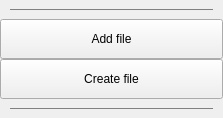
<?xml version="1.0" encoding="UTF-8"?>
<ui version="4.0">
 <class>RgAddCreateMenuItem</class>
 <widget class="QWidget" name="rgAddCreateMenuItem">
  <property name="geometry">
   <rect>
    <x>0</x>
    <y>0</y>
    <width>223</width>
    <height>118</height>
   </rect>
  </property>
  <property name="windowTitle">
   <string>Form</string>
  </property>
  <property name="styleSheet">
   <string notr="true"/>
  </property>
  <layout class="QVBoxLayout" name="verticalLayout">
   <property name="spacing">
    <number>0</number>
   </property>
   <property name="leftMargin">
    <number>0</number>
   </property>
   <property name="topMargin">
    <number>0</number>
   </property>
   <property name="rightMargin">
    <number>0</number>
   </property>
   <property name="bottomMargin">
    <number>0</number>
   </property>
   <item>
    <layout class="QHBoxLayout" name="horizontalLayout">
     <property name="spacing">
      <number>0</number>
     </property>
     <property name="leftMargin">
      <number>10</number>
     </property>
     <property name="topMargin">
      <number>8</number>
     </property>
     <property name="rightMargin">
      <number>10</number>
     </property>
     <property name="bottomMargin">
      <number>8</number>
     </property>
     <item>
      <widget class="Line" name="line_2">
       <property name="styleSheet">
        <string notr="true">color: gray;</string>
       </property>
       <property name="frameShadow">
        <enum>QFrame::Plain</enum>
       </property>
       <property name="lineWidth">
        <number>1</number>
       </property>
       <property name="midLineWidth">
        <number>0</number>
       </property>
       <property name="orientation">
        <enum>Qt::Horizontal</enum>
       </property>
      </widget>
     </item>
    </layout>
   </item>
   <item>
    <widget class="QPushButton" name="addButton">
     <property name="sizePolicy">
      <sizepolicy hsizetype="Expanding" vsizetype="Fixed">
       <horstretch>0</horstretch>
       <verstretch>0</verstretch>
      </sizepolicy>
     </property>
     <property name="minimumSize">
      <size>
       <width>0</width>
       <height>40</height>
      </size>
     </property>
     <property name="maximumSize">
      <size>
       <width>16777215</width>
       <height>40</height>
      </size>
     </property>
     <property name="focusPolicy">
      <enum>Qt::NoFocus</enum>
     </property>
     <property name="text">
      <string>Add file</string>
     </property>
     <property name="icon">
      <iconset resource="../resources/radeon_gpu_analyzer_gui.qrc">
       <normaloff>:/icons/add_file_icon.svg</normaloff>:/icons/add_file_icon.svg</iconset>
     </property>
    </widget>
   </item>
   <item>
    <widget class="QPushButton" name="createButton">
     <property name="sizePolicy">
      <sizepolicy hsizetype="Expanding" vsizetype="Fixed">
       <horstretch>0</horstretch>
       <verstretch>0</verstretch>
      </sizepolicy>
     </property>
     <property name="minimumSize">
      <size>
       <width>0</width>
       <height>40</height>
      </size>
     </property>
     <property name="maximumSize">
      <size>
       <width>16777215</width>
       <height>40</height>
      </size>
     </property>
     <property name="focusPolicy">
      <enum>Qt::NoFocus</enum>
     </property>
     <property name="text">
      <string>Create file</string>
     </property>
     <property name="icon">
      <iconset resource="../resources/radeon_gpu_analyzer_gui.qrc">
       <normaloff>:/icons/new_file_icon.svg</normaloff>:/icons/new_file_icon.svg</iconset>
     </property>
    </widget>
   </item>
   <item>
    <layout class="QHBoxLayout" name="horizontalLayout_2">
     <property name="leftMargin">
      <number>10</number>
     </property>
     <property name="topMargin">
      <number>8</number>
     </property>
     <property name="rightMargin">
      <number>10</number>
     </property>
     <property name="bottomMargin">
      <number>8</number>
     </property>
     <item>
      <widget class="Line" name="line">
       <property name="styleSheet">
        <string notr="true">color: gray;</string>
       </property>
       <property name="frameShadow">
        <enum>QFrame::Plain</enum>
       </property>
       <property name="lineWidth">
        <number>1</number>
       </property>
       <property name="midLineWidth">
        <number>0</number>
       </property>
       <property name="orientation">
        <enum>Qt::Horizontal</enum>
       </property>
      </widget>
     </item>
    </layout>
   </item>
  </layout>
 </widget>
 <resources>
  <include location="../resources/radeon_gpu_analyzer_gui.qrc"/>
 </resources>
 <connections/>
</ui>
